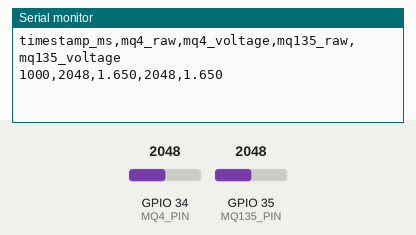
Bench run of a sketch on a simulated ESP32. Parts: the last lines printed to the serial monitor. Inputs (shaded band) come from the test bench; at power-on: GPIO 34 (MQ4_PIN) = 2048, GPIO 35 (MQ135_PIN) = 2048.

Above: at 2.2 s.
2.3 s: GPIO 34 (MQ4_PIN) set to 2866
At 4.2 s:
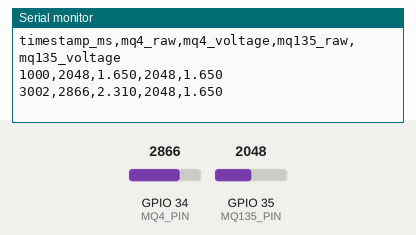
5.0 s: GPIO 35 (MQ135_PIN) set to 2866
At 5.7 s:
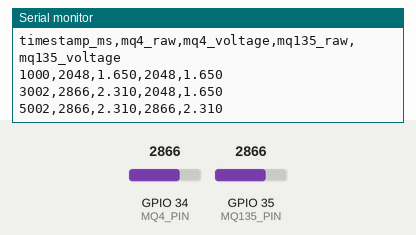
7.7 s: GPIO 34 (MQ4_PIN) set to 3603
At 10.0 s:
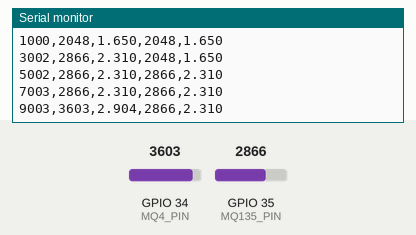
10.4 s: GPIO 35 (MQ135_PIN) set to 3603
At 11.5 s:
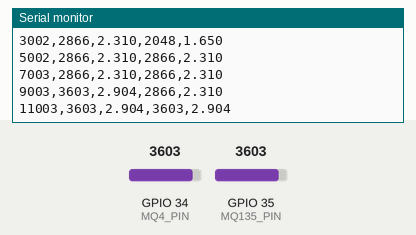
Timing chart, 0 to 13.4 s (numbered marks = the images above; inputs shaded):
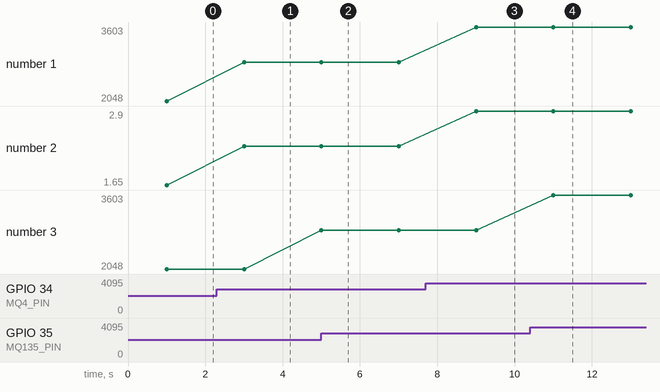

The sketch:

gas_calibration_logger.ino
```cpp
// Gas Sensor Calibration Logger — for chamber session
// Reads MQ-4 (GPIO34) and MQ-135 (GPIO35), prints every 2 seconds

#include <Arduino.h>
const int MQ4_PIN = 34;
const int MQ135_PIN = 35;

void setup() {
  Serial.begin(115200);
  delay(1000);
  Serial.println("timestamp_ms,mq4_raw,mq4_voltage,mq135_raw,mq135_voltage");
}

void loop() {
  int mq4_raw = analogRead(MQ4_PIN);
  int mq135_raw = analogRead(MQ135_PIN);

  // ESP32 ADC: 12-bit (0-4095), reference ~3.3V (after your voltage divider)
  float mq4_voltage = (mq4_raw / 4095.0) * 3.3;
  float mq135_voltage = (mq135_raw / 4095.0) * 3.3;

  Serial.print(millis());
  Serial.print(",");
  Serial.print(mq4_raw);
  Serial.print(",");
  Serial.print(mq4_voltage, 3);
  Serial.print(",");
  Serial.print(mq135_raw);
  Serial.print(",");
  Serial.println(mq135_voltage, 3);

  delay(2000); // log every 2 seconds
}
```

Measured:
- after the input at 2.3 s, the serial monitor: prints a new line after 0.70 s (image 1)
- after the input at 5.0 s, the serial monitor: prints a new line at once (image 2)
- after the input at 7.7 s, the serial monitor: prints a new line after 1.3 s (image 3)
- after the input at 10.4 s, the serial monitor: prints a new line after 0.60 s (image 4)
- plotted number 1: 2048 → 2866 after the input at 2.3 s, 2866 → 3603 after the input at 7.7 s
- plotted number 2: 1.65 → 2.31 after the input at 2.3 s, 2.31 → 2.9 after the input at 7.7 s
